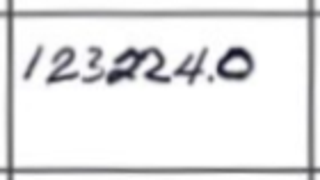
#> input picture narrative/evidence/paperroast/data/cellbench/amount_001.png, 320 x 180 px; its folder holds only this picture in this run
$ python -i extract.py   (imports and definitions only)
#> lines starting #> are read from the running program, lines starting #| are printed output that depends on the picture; after the words box and inside, x2 and y2 are one past the last pixel; in counts of white or black regions, pixels touching at a corner belong together
#!/usr/bin/env python3
"""Template-constrained extraction — the detector.

We know the form (printed QR/ID -> template descriptor), so extraction is a
sequence of SMALL, bounded reads instead of one long free transcription:

  1. read form ID   — QR decode (multi-scale), no pixel fingerprinting ever
  2. align          — ORB homography photo -> blank render (identity fallback)
  3. ink map        — per-cell "is there handwriting here?" from pixels,
                      independent of the model (blank-vs-filled guardrail)
  4. band reads     — one model call per table row, headers + per-column value
                      domains in the prompt, one CSV line out, length-capped
  5. header reads   — one call per header field crop
  6. assemble       — grid shaped exactly like the template; per-cell flags

Per-cell flags (the guardrail currency):
  ok            — value read, domain-valid, consistent with ink map
  domain        — value outside the column's closed domain
  no_ink        — model produced a value where the ink map sees nothing
                  (dropped to blank; counts toward hallucination pressure)
  unread_ink    — ink present but model returned empty (a probable miss)
  serial_mismatch — the row's printed serial read back wrong (row identity
                  suspect: the model may have drifted a row)
  shape         — band returned wrong number of CSV fields

Form-level verdict from the flags: detected / review / reject.
"""
from __future__ import annotations

import csv
import io
import json
import re
import time
from dataclasses import dataclass, field
from pathlib import Path

import cv2
import fitz
import numpy as np
from PIL import Image

from .template import Template, load as load_template, empty_grid
from .score import norm

MAX_DIM = 2200
ROOT = Path(__file__).parent.parent


# ── image io ──────────────────────────────────────────────────────
# [26 lines left out: functions load_input, render_blank, not called in this run]


# ── form id ───────────────────────────────────────────────────────
_ID_RE = re.compile(r"\bPR[A-Z2-9]{4}\b")


# [644 lines left out: functions read_form_id, read_form_id_fallback, align, _tps_backwarp, detect_fiducials, fiducial_geometry and 9 more, not called in this run]


# ── ink map ───────────────────────────────────────────────────────
def stroke_mask(arr_gray: np.ndarray, scale: float = 2.6,
                printed_gray: np.ndarray = None) -> np.ndarray:
    """Handwriting-stroke mask for a band image.

    We KNOW the printed layer — `printed_gray` is the same band cropped from
    the blank template render. Everything printed (rules, serials, labels)
    is masked out with dilation; what remains dark & locally-contrasted and
    bigger than speckle is handwriting. No rule-shape heuristics: measured,
    they either let sloped rules through or ate genuine '1's and dashes."""
#> called with scale = 2.6
    a = arr_gray.astype(np.int16)
    bg = cv2.medianBlur(arr_gray, 21).astype(np.int16)
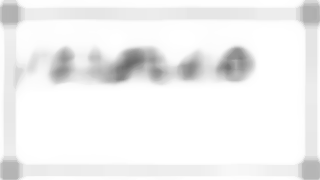
#> bg: shape (180, 320) int16; min 105, max 255, mean 241.3
    # contrast-only: an absolute darkness cut silently erased pencil, whose
    # strokes sit at gray 195-235 — but local contrast separates cleanly
    # (measured: filled-cell p99.5 ≈ 22-63, empty-cell ≈ 1)
    raw = (bg - a) > 26
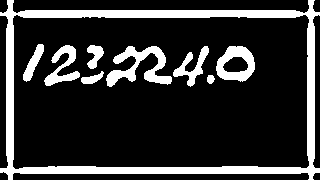
#> raw: shape (180, 320) bool; 19% white; 9 white regions, largest, box (x1, y1, x2, y2) and area: (0, 0, 320, 180) 7100, (106, 46, 172, 87) 1158, (216, 46, 255, 82) 792
    if printed_gray is not None:
        pg = printed_gray
        if pg.shape != arr_gray.shape:
            pg = cv2.resize(pg, (arr_gray.shape[1], arr_gray.shape[0]))
        printed = cv2.dilate((pg < 200).astype(np.uint8),
                             np.ones((13, 9), np.uint8))
        raw = raw & (printed == 0)
    raw = raw.astype(np.uint8)
    if not raw.any():
        return raw.astype(bool)
    n, lab, stats, cent = cv2.connectedComponentsWithStats(raw)
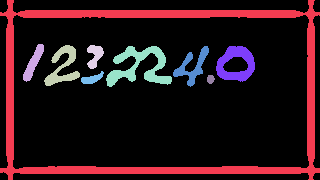
#> lab: shape (180, 320) int32; 10 distinct labels, from 0 to 9; one colour per label, 0 black
#> n = 10; stats = [[0, 0, 320, 180, 46672], [0, 0, 320, 180, 7100], [23, 44, 21, 38, 322], [44, 45, 36, 41, 604], [87, 45, 17, 24, 243], [106, 46, 66, 41, 1158], [173, 46, 36, 41, 502], [216, 46, 39, 36, 792], [81, 71, 23, 13, 151], [207, 75, 8, 9, 56]]; cent = [[161.1, 91.43], [159.1, 89.88], [33.03, 62.43], [62.39, 66.26], [94.45, 55.05], [138.9, 66.1], [191.9, 66.15], [235.6, 63.51], [91.68, 78.38], [210.2, 78.79]]
    diff = (bg - a).astype(np.float64)
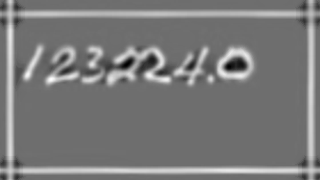
#> diff: shape (180, 320) float64; min -126, max 164, mean 13; drawn with min black and max white
    sums = np.bincount(lab.ravel(), weights=np.where(raw.ravel() > 0,
                                                     diff.ravel(), 0),
                       minlength=n)
#> sums = [0, 525292, 25601, 42148, 17101, 87410, 33833, 66557, 10494, 3637]
    keep = np.zeros(n, dtype=bool)
    min_area = max(8, int(4 * scale))
    for i in range(1, n):
        area = stats[i, cv2.CC_STAT_AREA]
        w, h = stats[i, cv2.CC_STAT_WIDTH], stats[i, cv2.CC_STAT_HEIGHT]
        if area < min_area or max(w, h) < int(2.2 * scale):
            continue                                  # speckle
        if sums[i] / max(1, area) < 34:
            continue                                  # weak smudge/shadow edge
        keep[i] = True
#> this loop made 9 passes
#> (area, w, h) on passes 1 to 9: (7100, 320, 180), (322, 21, 38), (604, 36, 41), (243, 17, 24), (1158, 66, 41), (502, 36, 41), (792, 39, 36), (151, 23, 13), (56, 8, 9)
#> after the loop, keep = [False, True, True, True, True, True, True, True, True, True]
    return keep[lab]


# [68 lines left out: functions blank_band, ink_map, extract_band, not called in this run]


# Calibrated on the synthetic corpus (eval/calibrate_ink.py):
# at 0.004, forms with fiducial integrity >= GEOM_TRUST have cell-level
# ink FN ~1% / FP ~1%; below GEOM_TRUST the ink map is untrustworthy and the
# form must be refused BEFORE any model call.
INK_THRESHOLD = 0.004
GEOM_TRUST = 0.95


# ── prompts ───────────────────────────────────────────────────────
# [58 lines left out: functions _domain_line, band_prompt, cell_prompt, header_prompt, not called in this run]


# ── extraction ────────────────────────────────────────────────────
@dataclass
class Extraction:
    form_id: str | None
    grid: dict = None
    flags: list = field(default_factory=list)     # per-cell issue dicts
    verdict: str = "detected"                     # detected|review|reject
    reasons: list = field(default_factory=list)
    stats: dict = field(default_factory=dict)
    aligned_png: bytes | None = None
    overlay: dict | None = None      # detected mark rows for exact UI overlay


# [404 lines left out: functions _parse_band, fuzzy_snap, _domain_ok, extract, not called in this run]


def extraction_to_xlsx(ex: Extraction, path: Path):
    from .template import grid_to_xlsx
    return grid_to_xlsx(ex.grid, path)

>>> import cv2
>>> picture = cv2.imread('../data/cellbench/amount_001.png', cv2.IMREAD_GRAYSCALE)
>>> result = stroke_mask(picture)

$ run again, on narrative/evidence/paperroast/data/cellbench/amount_005.png
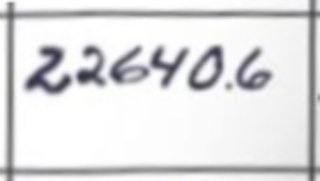
#> input picture narrative/evidence/paperroast/data/cellbench/amount_005.png, 320 x 181 px
#> raw: shape (181, 320) bool; 19.6% white; 10 white regions (1 under 20 px), largest, box (x1, y1, x2, y2) and area: (0, 0, 320, 181) 7016, (24, 45, 71, 95) 980, (187, 44, 224, 92) 828
#> in stroke_mask, `n, lab, stats, cent = cv2.connectedComponentsWithStats(raw)`:
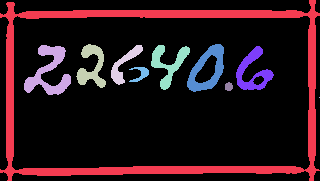
#> lab: shape (181, 320) int32; 11 distinct labels, from 0 to 10; one colour per label, 0 black
#> n = 11; stats = [[0, 0, 320, 181, 46554], [0, 0, 320, 181, 7016], [24, 45, 47, 50, 980], [76, 44, 30, 44, 625], [111, 45, 32, 40, 394], [151, 45, 39, 45, 642], [187, 44, 37, 48, 828], [236, 46, 38, 44, 685], [129, 67, 20, 15, 137], [225, 82, 8, 9, 58], [319, 97, 1, 1, 1]]; cent = [[160.7, 91.89], [159.7, 90.72], [48.8, 71.53], [91.41, 66.1], [123.8, 63.94], [167.9, 63.38], [206.9, 68.92], [252.5, 71.29], [140.3, 73.33], [228.4, 86.22], [319, 97]]
#> in stroke_mask, `diff = (bg - a).astype(np.float64)`:
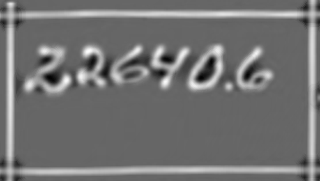
#> diff: shape (181, 320) float64; min -94, max 140, mean 11.6; drawn with min black and max white
#> sums = [0, 458497, 61145, 41517, 24198, 44315, 57857, 41536, 6103, 3210, 27]
#> the loop in stroke_mask, `for i in range(1, n):` made 10 passes
#> (area, w, h) on passes 1 to 8: (7016, 320, 181), (980, 47, 50), (625, 30, 44), (394, 32, 40), (642, 39, 45), (828, 37, 48), (685, 38, 44), (137, 20, 15)
#> after the loop in stroke_mask, `for i in range(1, n):`: keep = [False, True, True, True, True, True, True, True, True, True, False]

$ run again, on narrative/evidence/paperroast/data/cellbench/amount_006.png
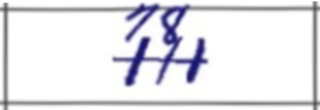
#> input picture narrative/evidence/paperroast/data/cellbench/amount_006.png, 320 x 110 px
#> in stroke_mask, `raw = (bg - a) > 26`:
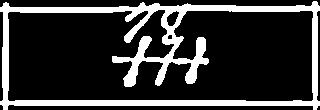
#> raw: shape (110, 320) bool; 20.5% white; 1 white region, box (x1, y1, x2, y2) and area: (0, 1, 320, 110) 7212
#> n = 2; stats = [[0, 0, 320, 110, 27988], [0, 1, 320, 109, 7212]]; cent = [[159.7, 54.78], [158.7, 53.4]]
#> in stroke_mask, `diff = (bg - a).astype(np.float64)`:
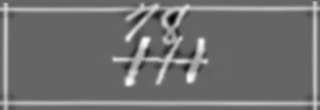
#> diff: shape (110, 320) float64; min -140, max 211, mean 16.4; drawn with min black and max white
#> sums = [0, 602954]
#> the loop in stroke_mask, `for i in range(1, n):` made 1 pass
#> (area, w, h) on pass 1: (7212, 320, 109)
#> after the loop in stroke_mask, `for i in range(1, n):`: keep = [False, True]

$ run again, on narrative/evidence/paperroast/data/cellbench/amount_008.png
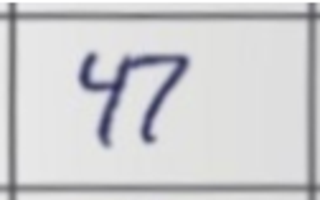
#> input picture narrative/evidence/paperroast/data/cellbench/amount_008.png, 320 x 200 px
#> raw: shape (200, 320) bool; 14.7% white; 5 white regions (1 under 20 px), largest, box (x1, y1, x2, y2) and area: (0, 2, 320, 200) 3709, (79, 51, 190, 149) 2533, (20, 184, 304, 192) 1970, (306, 24, 317, 200) 1184
#> in stroke_mask, `n, lab, stats, cent = cv2.connectedComponentsWithStats(raw)`:
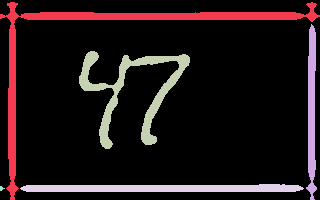
#> lab: shape (200, 320) int32; 6 distinct labels, from 0 to 5; one colour per label, 0 black
#> n = 6; stats = [[0, 0, 320, 200, 54589], [0, 2, 320, 198, 3709], [306, 24, 11, 176, 1184], [79, 51, 111, 98, 2533], [20, 184, 284, 8, 1970], [0, 186, 5, 5, 15]]; cent = [[160.8, 99.97], [109.8, 48.07], [311.3, 109.8], [130.7, 90.56], [162.7, 187.9], [1.2, 188]]
#> in stroke_mask, `diff = (bg - a).astype(np.float64)`:
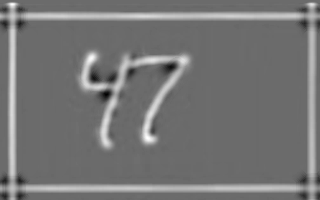
#> diff: shape (200, 320) float64; min -81, max 111, mean 7.8; drawn with min black and max white
#> sums = [0, 198990, 53616, 142494, 97756, 517]
#> the loop in stroke_mask, `for i in range(1, n):` made 5 passes
#> (area, w, h) on passes 1 to 4: (3709, 320, 198), (1184, 11, 176), (2533, 111, 98), (1970, 284, 8)
#> after the loop in stroke_mask, `for i in range(1, n):`: keep = [False, True, True, True, True, True]
